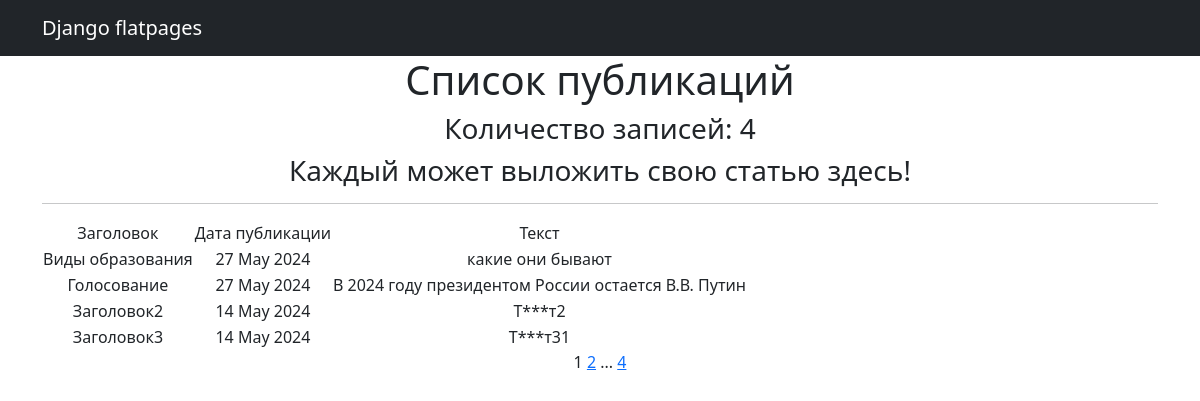
Page /news/ on the committed database.
### News_Portal/models.py (models this page shows, shortened)
class Post(models.Model):
    article = 'A'
    news = 'N'
    CHOICE = [
        (article, 'Статья'),
        (news, 'Новость'),
    ]
    authors = models.ForeignKey(Author, on_delete=models.CASCADE)
    selection_field = models.CharField(max_length=1, choices=CHOICE, default=news)
    time_of_publication = models.DateTimeField(auto_now_add=True)
    section = models.ManyToManyField(Category, through='PostCategory')
    header_post = models.CharField(max_length=100)
    text_post = models.TextField(default='Не заполнено')
    rating = models.IntegerField(default=0)

### News_Portal/views.py (the view)
# urls.py: path('news/', PostList.as_view(), name='news'),
class PostList(ListView):
    model = Post
    ordering = 'header_post'
    template_name = 'flatpages/news.html'
    context_object_name = 'news'
    paginate_by = 4
    def get_context_data(self, **kwargs):
        context = super().get_context_data(**kwargs)
        context['time_now'] = datetime.utcnow()
        context['next_pub'] = None
        return context

### News_Portal/templatetags/custom_filters.py (called while the page is built)
@register.filter()
def censor(value):
    if isinstance(value, str):
        for i in ban_word:
            value = value.replace(i[:], '*' * len(i[:]))
    return value

### templates/flatpages/news.html (shortened to what this page needs)
{% extends 'flatpages/default.html' %}
{% load custom_filters %}
{% block content %}
   <h1>Список публикаций</h1>
    <h3>Количество записей: {{ news|length }}</h3>
    <h3>{{ next_pub|default_if_none:"Каждый может выложить свою статью здесь!" }}</h3>
   <hr>
   {% if news %}
       <table>
           <tr>
               <td>Заголовок</td>
               <td>Дата публикации</td>
               <td>Текст</td>
           </tr>
           {% for n in news %}
           <tr>
               <td>{{ n.header_post }}</td>
               <td>{{ n.time_of_publication|date:'d M Y' }}</td>
               <td>{{ n.text_post|censor }}</td>
           </tr>
           {% endfor %}
       </table>
   {% else %}
       <h2>Публикаций нет!</h2>
   {% endif %}
   {{ page_obj.number }}
   {% if page_obj.has_next %}
       <a href="?page={{ page_obj.next_page_number }}">{{ page_obj.next_page_number }}</a>
       {% if paginator.num_pages != page_obj.next_page_number %}
           ...
           <a href="?page={{ page_obj.paginator.num_pages }}">{{ page_obj.paginator.num_pages }}</a>
       {% endif %}
   {% endif %}
{% endblock content %}

### rows in the picture
Post: header_post "Виды образования", time_of_publication "27 May 2024", text_post|censor "какие они бывают"
Post: header_post "Голосование", time_of_publication "27 May 2024", text_post|censor "В 2024 году президентом России остается В.В. Путин"
Post: header_post "Заголовок2", time_of_publication "14 May 2024", text_post|censor "Т***т2"
Post: header_post "Заголовок3", time_of_publication "14 May 2024", text_post|censor "Т***т31"

### other values in the picture
{{ news|length }} "4"
{{ next_pub|default_if_none:"Каждый может выложить свою статью здесь!" }} "Каждый может выложить свою статью здесь!"
{{ page_obj.number }} "1"
{{ page_obj.next_page_number }} "2"
{{ page_obj.paginator.num_pages }} "4"
